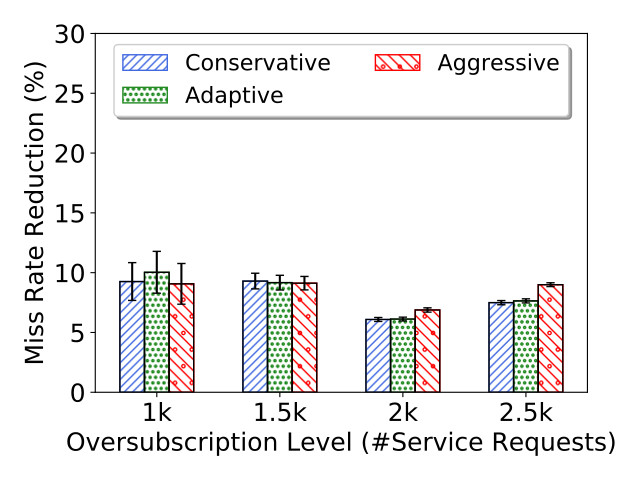

Source code (Python):
import numpy as np
import matplotlib.pyplot as plt
from scipy import stats
import math
def getMeanAndCI(ontimes,i):
    n, min_max, mean, var, skew, kurt = stats.describe(ontimes)
    std=math.sqrt(var)
    R = stats.norm.interval(0.95,loc=mean,scale=std/math.sqrt(i)) #definition's way
    #R = stats.norm.interval(0.05,loc=mean,scale=std) #dr.Amini's dropbox file way
    diff=mean-R[0]
    print("mean="+str(mean))
    return mean,diff
    #ci=diff/int(i)*100 #dr.Amini's dropbox file way
    #return ci #dr.Amini's dropbox file way

def insMeanAndCI(mean,CI,raw,count,l):
    cin=getMeanAndCI(raw[l],count)
    mean.append(cin[0])
    CI.append(cin[1])

#function specific to each graph, if it need some normalize    
def normalizeSubstract(oldlist,baseline):
    newlist=[]
    sequence=0
    for i in range(len(baseline)):
        newlist.append([])
        mean=sum(baseline[i])/len(baseline[i])
        for j in range(len(baseline[i])):
            newlist[i].append((baseline[i][j]-oldlist[i][j])*100.0/mean )
            #newlist[i].append((baseline[i][j]-oldlist[i][j]) )
            #print("newSeq")
    return newlist

##########start data section
#dump raw data here, so we can calculate both average and confidence interval


#Head=[1.0, 1.4, 1.7, 1.9, 2.0, 2.1, 2.3, 2.6, 3.0, 3.5, 4.0]

#Conservative
Cons_raw=[[314,293,275,510,324,47,333,111,230,161,454,86,408,604,112,407,158,316,133,82,608,694,250,249,99,302,85,243,300,375],[1262,631,1262,1275,1339,1211,1281,1059,1005,909,1331,1190,783,1358,1034,1043,1048,909,969,1188,1351,1320,1320,1088,1096,1321,1312,1163,1271,992],[1812,1839,1796,1847,1833,1779,1819,1773,1873,1628,1860,1771,1786,1827,1775,1794,1840,1797,1737,1759,1848,1799,1849,1656,1799,1827,1803,1868,1801,1768],[2217,2333,2282,2263,2224,2193,2270,2240,2283,2150,2313,2187,2286,2288,2274,2219,2270,2262,2210,2146,2267,2247,2213,2226,2223,2245,2294,2319,2214,2219]]

#Aggressive
Agg_raw=[[323,297,281,512,289,47,337,129,231,195,455,80,426,611,120,418,158,335,132,91,602,701,249,265,101,304,83,244,187,378],[1258,654,1266,1278,1338,1219,1283,1044,992,905,1323,1191,779,1329,1041,1043,1097,920,980,1192,1348,1320,1322,1077,1079,1314,1302,1242,1268,983],[1798,1833,1778,1820,1819,1761,1811,1764,1848,1612,1827,1781,1761,1787,1770,1779,1839,1776,1734,1732,1834,1797,1834,1638,1773,1780,1780,1872,1800,1770],[2206,2292,2253,2208,2179,2141,2227,2207,2243,2143,2256,2151,2270,2239,2246,2194,2278,2217,2178,2145,2242,2205,2181,2171,2170,2207,2214,2248,2175,2196]]

#Adaptive
Adapt_raw=[[311,285,291,511,303,48,332,133,226,156,456,88,406,595,110,411,154,306,133,86,577,691,240,241,101,303,81,239,289,387],[1261,631,1266,1260,1339,1216,1273,1042,1003,912,1333,1190,783,1360,1033,1042,1111,908,980,1185,1347,1320,1319,1081,1057,1320,1308,1244,1264,983],[1812,1839,1791,1847,1829,1779,1815,1768,1873,1625,1850,1776,1787,1826,1827,1792,1844,1787,1734,1747,1856,1798,1853,1643,1798,1820,1794,1868,1799,1767],[2222,2323,2284,2260,2226,2195,2232,2226,2284,2158,2321,2193,2288,2276,2272,2192,2295,2260,2208,2135,2293,2231,2207,2222,2222,2222,2297,2290,2224,2211]]

#Nomerge
Nomerge_raw=[[433,313,290,534,359,68,385,143,248,180,460,83,415,709,113,498,174,360,171,108,710,683,285,256,114,312,90,258,279,404],[1368,973,1363,1370,1425,1385,1383,1207,1169,1010,1410,1361,848,1432,1170,1134,1204,1007,1034,1313,1441,1432,1403,1197,1189,1413,1381,1383,1366,1067],[1915,1976,1915,1969,1971,1915,1945,1872,1961,1771,1953,1876,1901,1932,1929,1898,1947,1912,1911,1850,1974,1938,1954,1785,1913,1940,1911,1973,1921,1832],[2410,2496,2451,2444,2472,2396,2415,2440,2452,2375,2467,2326,2485,2445,2437,2377,2449,2414,2436,2360,2469,2445,2426,2393,2400,2440,2446,2440,2408,2418]]









#create array for mean, and confidence interval
Cons=[]
Agg=[]
Adapt=[]
#
Cons_ci=[]
Agg_ci=[]
Adapt_ci=[]
#calculate CI and mean
column=len(Cons_raw)

######## normalize the data
Cons_raw=normalizeSubstract(Cons_raw,Nomerge_raw)
Agg_raw=normalizeSubstract(Agg_raw,Nomerge_raw)
Adapt_raw=normalizeSubstract(Adapt_raw,Nomerge_raw)

#find mean and stdErr
for l in range(column):
    #format: mean array, CI array, raw data, how many trials in the raw data
    #don't forget to change number 30 to number of trials you actually test
    insMeanAndCI(Cons,Cons_ci,Cons_raw,180,l)
    insMeanAndCI(Agg,Agg_ci,Agg_raw,180,l)
    insMeanAndCI(Adapt,Adapt_ci,Adapt_raw,180,l)
    #insMeanAndCI(Nomerge,Nomerge_ci,Nomerge_raw,120,l)
###########################################
# initiation
fig, ax = plt.subplots()
axes = plt.gca()
############
#your main input parameters section
n_groups =3 # number of different data to plot, can change here without removing data
xlabel='Oversubscription Level (#Service Requests)'
#ylabel='DMSP against non merging'
ylabel='Miss Rate Reduction (%)'
n_point = column # number of x ticks to use, must match number of xtick and number of data point
xtick=('1k','1.5k','2k','2.5k')
labels=['Conservative',"Adaptive",'Aggressive']
legendcolumn= 2 #number of column in the legend
data=[Cons,Adapt,Agg]
yerrdata=[Cons_ci,Adapt_ci,Agg_ci]
axes.set_ylim([0,30]) #y axis scale
ticklabelsize=18
axislabelfontsize=18

############
#auto calculated values and some rarely change config, can also overwrite
axes.set_xlim([-0.5, len(xtick)-0.5]) #y axis
font = {'family' : 'DejaVu Sans',
        #'weight' : 'bold',
        'size'   : 16 }
bar_width =1.0/(n_groups+2) 
edgecols=['royalblue','forestgreen','red','mediumblue','orange','pink','limegreen','lightblue','darkgreen'] #prepared 9 colors
#hatch_arr=[".","x"]
hatch_arr=["////","ooo",".\\\\\\","----","**","xxx","+++",".///","////////"] #prepared 9 hatch style
opacity = 1 #chart opacity
offsetindex=(n_groups-1)/2.0


############
#plot section
plt.rc('font', **font)
index = np.arange(n_point)
print("data"+str(data))
print("yerrdata"+str(yerrdata))
for i in range(0,n_groups):
    #draw internal hatch, and labels
    plt.bar(index - (offsetindex-i)*bar_width, data[i], bar_width,
                     alpha=opacity,                 
                     hatch=hatch_arr[i],
                    #color=edgecols[i],
                	 color='white',
		     edgecolor=edgecols[i],
             label=labels[i],
		     lw=1.0,
		     zorder = 0)
    #draw black liner and error bar
    plt.bar(index - (offsetindex-i)*bar_width, data[i], bar_width, yerr =
		    yerrdata[i],                              
                    color='none',
		    error_kw=dict(ecolor='black',capsize=3),
                    edgecolor='k',
		    zorder = 1,
		    lw=1.0)

plt.tick_params(axis='both', which='major', labelsize=ticklabelsize)
plt.tick_params(axis='both', which='minor', labelsize=ticklabelsize)
plt.xlabel(xlabel,fontsize=axislabelfontsize)
plt.ylabel(ylabel,fontsize=axislabelfontsize)
#plt.title('Execution time (deadline sorted batch queue)') #generally, we add title in latex
ax.set_xticks(index)
ax.set_xticklabels(xtick)
ax.legend(loc='upper center', prop={'size': 16},bbox_to_anchor=(0.5, 1.00), shadow= True, ncol=legendcolumn)

plt.tight_layout()
plt.show()
